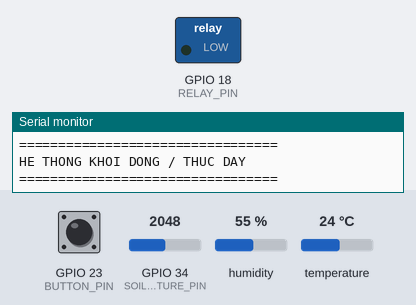
This sketch was run on a simulated ESP32. Parts: switched loads named in the sketch (green lamp = pin HIGH), the last lines printed to the serial monitor. The test bench sets the inputs (shaded band); at power-on: GPIO 23 (BUTTON_PIN) HIGH, GPIO 34 (SOIL_MOISTURE_PIN) = 2048, humidity 55 %, temperature 24 °C. WiFi joins after 1.5 s; servers stay silent unless stated.

Above: at 3.0 s.
3.1 s: GPIO 23 (BUTTON_PIN) pulled LOW for 0.15 s
At 4.3 s:
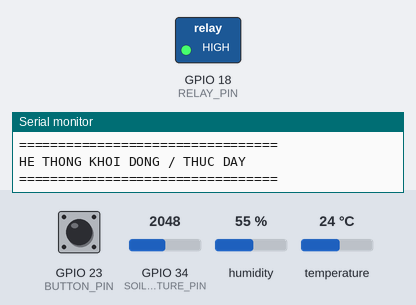
4.7 s: GPIO 23 (BUTTON_PIN) pulled LOW for 1 s
At 5.7 s:
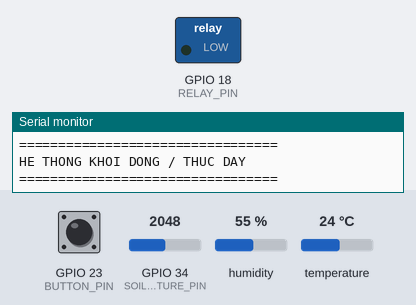
19.7 s: GPIO 23 (BUTTON_PIN) pulled LOW for 3.2 s
At 20.7 s:
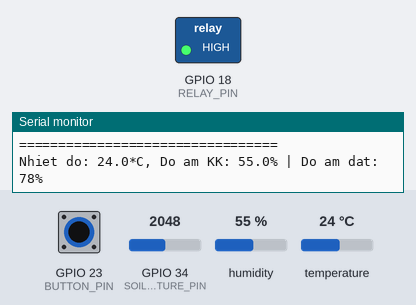
Timing chart, 0 to 22.7 s (numbered marks = the images above; inputs shaded):
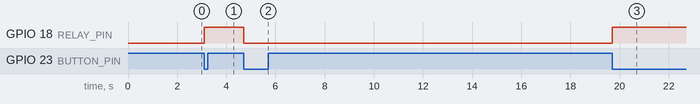

The sketch:

SmartGarden_DeepSleep.ino
```cpp
/******************************************************************************
 * DU AN: HE THONG TUOI CAY THONG MINH (PHIEN BAN 3.1 - NGU KET HOP)
 * BOARD: ESP32
 * KET NOI: BLYNK IoT
 * Tinh nang moi:
 * - Tu dong ngu sau 30s khong hoat dong.
 * - Thuc day sau 1 phut HOAC khi co tin hieu tu nut bam vat ly.
 ******************************************************************************/

// ===== KHAI BAO THONG TIN CHO BLYNK =====
#define BLYNK_TEMPLATE_ID "TMPL6uy2tOjt6"
#define BLYNK_TEMPLATE_NAME "He Thong Tuoi Tieu Thong Minh"
#define BLYNK_AUTH_TOKEN "vBRIlMs_JV1vvXbAFsTGVNXLqAnmLPbj"
#define BLYNK_PRINT Serial // Hien thi cac thong bao cua Blynk ra cong Serial de debug

// ===== KHAI BAO CAC THU VIEN CAN THIET =====
#include <WiFi.h>             // Thu vien de ket noi WiFi cho ESP32
#include <BlynkSimpleEsp32.h> // Thu vien de ket noi ESP32 voi Blynk
#include <DHTesp.h>           // Thu vien cho cam bien nhiet do, do am DHT

// ===== CAU HINH MANG WIFI =====
char ssid[] = "Jizy";
char pass[] = "22222222";

// ===== CAU HINH CHAN KET NOI PHAN CUNG =====
const int DHT_PIN = 4;            // Chan GPIO so 4 noi voi cam bien DHT11
const int SOIL_MOISTURE_PIN = 34; // Chan GPIO so 34 noi voi cam bien do am dat (day la chan analog)
const int RELAY_PIN = 18;         // Chan GPIO so 18 noi voi module Relay dieu khien may bom
const int BUTTON_PIN = 23;        // Chan GPIO so 23 noi voi nut bam vat ly (dieu khien bom)
const int WAKE_UP_BUTTON_PIN = 26; // *** MOI *** Chan GPIO so 26 noi voi nut bam danh thuc

// ===== DINH NGHIA CAC KENH VIRTUAL =====
#define VPIN_LED_CONNECT V0      // V0: Den LED bao hieu ket noi
#define VPIN_RELAY_BOM V1        // V1: Nut de bat/tat may bom
#define VPIN_SOIL_MOISTURE V2    // V2: Dong ho hien thi do am dat
#define VPIN_TEMPERATURE V3      // V3: Dong ho hien thi nhiet do
#define VPIN_HUMIDITY V4         // V4: Dong ho hien thi do am khong khi
#define VPIN_AUTO_MODE_SWITCH V5 // V5: Nut de bat/tat che do tuoi tu dong
#define VPIN_STATUS_TEXT V6      // V6: Hien thi trang thai Ngu/Thuc

// ===== CAI DAT NGUONG TUOI TU DONG =====
const int MOISTURE_THRESHOLD_LOW = 60;  // Neu do am dat duoi 60%, bat may bom
const int MOISTURE_THRESHOLD_HIGH = 80; // Neu do am dat dat 80% tro len, tat may bom

// ===== CAI DAT THOI GIAN CHO CHE DO NGU TU DONG =====
const unsigned long INACTIVITY_TIMEOUT = 30000; // 30 giay (30 * 1000 ms)
const uint64_t SLEEP_DURATION_S = 60;            // 1 phut (60 giay)

// ===== KHAI BAO BIEN TOAN CUC VA DOI TUONG =====
DHTesp dht;                             // Tao mot doi tuong de lam viec voi cam bien DHT
BlynkTimer timer;                      // Tao mot doi tuong timer de thuc hien cac tac vu dinh ky
WidgetLED ledConnect(VPIN_LED_CONNECT); // Tao mot doi tuong LED ao tren V0
volatile bool relayStateChanged = false; // Bien co (flag) de kiem tra trang thai relay co thay doi do nut bam vat ly khong
bool isAutoMode = false;               // Bien de luu trang thai cua che do tu dong (bat/tat)
volatile unsigned long lastInteractionTime = 0; // Bien theo doi thoi gian tuong tac cuoi cung

// ===== HAM DAT LAI THOI GIAN TUONG TAC =====
void resetInactivityTimer() {
    lastInteractionTime = millis();
}

// ===== BLYNK_CONNECTED =====
BLYNK_CONNECTED()
{
    Blynk.syncAll();
    ledConnect.on();
    Blynk.virtualWrite(VPIN_STATUS_TEXT, "Thức");
}

// ===== HAM XU LY SU KIEN TU BLYNK =====
BLYNK_WRITE(VPIN_AUTO_MODE_SWITCH)
{
    isAutoMode = param.asInt();
    if (isAutoMode)
    {
        Serial.println("Che do TU DONG da duoc BAT.");
    }
    else
    {
        Serial.println("Che do TU DONG da duoc TAT. Chuyen sang dieu khien thu cong.");
    }
    resetInactivityTimer(); // Reset bo dem khi co tuong tac
}

BLYNK_WRITE(VPIN_RELAY_BOM)
{
    Serial.println("======================================");
    Serial.println("Ham BLYNK_WRITE(VPIN_RELAY_BOM) da duoc goi!");

    if (!isAutoMode)
    {
        digitalWrite(RELAY_PIN, param.asInt());
        Serial.println("--> Da gui lenh toi Relay.");
    }
    else
    {
        Serial.println("--> Che do Auto dang BAT, bo qua lenh dieu khien.");
    }
    Serial.println("======================================");
    resetInactivityTimer(); // Reset bo dem khi co tuong tac
}

// ===== HAM XU LY NGAT TU NUT BAM VAT LY (DIEU KHIEN BOM) =====
void IRAM_ATTR handleButton()
{
    if (!isAutoMode)
    {
        static unsigned long last_interrupt_time = 0;
        unsigned long interrupt_time = millis();
        if (interrupt_time - last_interrupt_time > 200)
        {
            digitalWrite(RELAY_PIN, !digitalRead(RELAY_PIN));
            relayStateChanged = true;
            last_interrupt_time = interrupt_time;
        }
    }
}

// ===== HAM DOC CAM BIEN VA XU LY LOGIC =====
void sendSensorAndControl()
{
    TempAndHumidity data = dht.getTempAndHumidity();
    if (dht.getStatus() == DHTesp::ERROR_NONE)
    {
        Blynk.virtualWrite(VPIN_TEMPERATURE, data.temperature);
        Blynk.virtualWrite(VPIN_HUMIDITY, data.humidity);
        Serial.printf("Nhiet do: %.1f*C, Do am KK: %.1f%%", data.temperature, data.humidity);
    }

    int soilValueRaw = analogRead(SOIL_MOISTURE_PIN);
    int soilMoisturePercent = map(soilValueRaw, 4095, 1500, 0, 100);
    soilMoisturePercent = constrain(soilMoisturePercent, 0, 100);
    Blynk.virtualWrite(VPIN_SOIL_MOISTURE, soilMoisturePercent);
    Serial.printf(" | Do am dat: %d%%\n", soilMoisturePercent);

    if (isAutoMode)
    {
        if (soilMoisturePercent < MOISTURE_THRESHOLD_LOW && digitalRead(RELAY_PIN) == LOW)
        {
            Serial.println("Tu dong: Dat kho, BAT may bom!");
            digitalWrite(RELAY_PIN, HIGH);
            Blynk.virtualWrite(VPIN_RELAY_BOM, HIGH);
        }
        else if (soilMoisturePercent >= MOISTURE_THRESHOLD_HIGH && digitalRead(RELAY_PIN) == HIGH)
        {
            Serial.println("Tu dong: Dat du am, TAT may bom!");
            digitalWrite(RELAY_PIN, LOW);
            Blynk.virtualWrite(VPIN_RELAY_BOM, LOW);
        }
    }
}

// ===== HAM SETUP =====
void setup()
{
    Serial.begin(115200);
    Serial.println("\n=================================");
    Serial.println("HE THONG KHOI DONG / THUC DAY");
    Serial.println("=================================");

    pinMode(RELAY_PIN, OUTPUT);
    pinMode(BUTTON_PIN, INPUT_PULLUP);
    pinMode(WAKE_UP_BUTTON_PIN, INPUT_PULLUP); // Cau hinh chan nut danh thuc
    digitalWrite(RELAY_PIN, LOW);

    dht.setup(DHT_PIN, DHTesp::DHT11);

    Blynk.begin(BLYNK_AUTH_TOKEN, ssid, pass);

    attachInterrupt(digitalPinToInterrupt(BUTTON_PIN), handleButton, FALLING);

    timer.setInterval(10000L, sendSensorAndControl);

    // *** THAY DOI *** Cau hinh hai nguon danh thuc:
    // 1. Thuc day bang thoi gian (sau 1 phut)
    esp_sleep_enable_timer_wakeup(SLEEP_DURATION_S * 1000000);
    // 2. Thuc day bang nut bam vat ly (chan 26)
    esp_sleep_enable_ext0_wakeup(GPIO_NUM_26, 0);

    resetInactivityTimer(); // Bat dau dem thoi gian tu khi khoi dong
}

// ===== HAM LOOP =====
void loop()
{
    Blynk.run();
    timer.run();

    if (relayStateChanged)
    {
        Blynk.virtualWrite(VPIN_RELAY_BOM, digitalRead(RELAY_PIN));
        relayStateChanged = false;
        resetInactivityTimer(); // Reset bo dem khi co tuong tac nut vat ly
    }

    // Kiem tra thoi gian khong hoat dong de tu dong ngu
    if (millis() - lastInteractionTime > INACTIVITY_TIMEOUT) {
        Serial.println("---------------------------------");
        Serial.println("Khong co tuong tac. Chuan bi vao che do ngu tu dong...");

        Blynk.virtualWrite(VPIN_STATUS_TEXT, "Đang ngủ");
        Blynk.run();

        Serial.println("Thiet bi se thuc day sau 1 phut hoac khi nhan nut.");
        Serial.println("---------------------------------");
        delay(100);

        esp_deep_sleep_start();
    }
}
```

Measured:
- after the input at 3.1 s, GPIO 18 (RELAY_PIN): LOW → HIGH at once
- after the input at 4.7 s, GPIO 18 (RELAY_PIN): HIGH → LOW at once
- after the input at 19.7 s, GPIO 18 (RELAY_PIN): LOW → HIGH at once
